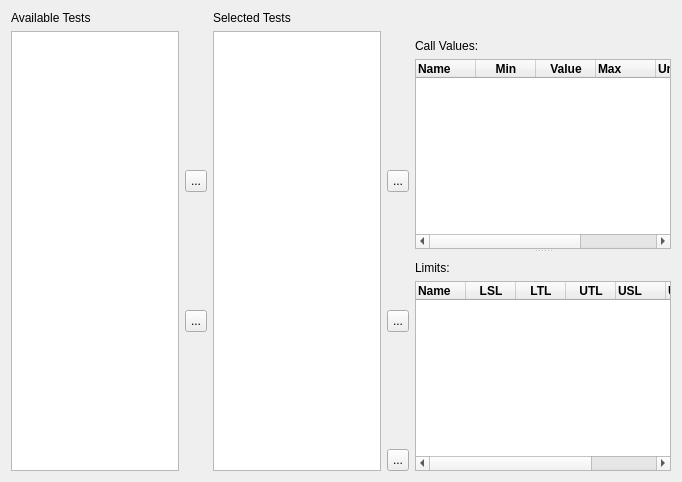
     <widget class="QWidget" name="testProgramTab">
      <attribute name="title">
       <string>Sequence</string>
      </attribute>
      <attribute name="toolTip">
       <string>Edit the test program propper</string>
      </attribute>
      <layout class="QGridLayout" name="gridLayout">
       <item row="0" column="1">
        <widget class="QLabel" name="availableLabel">
         <property name="text">
          <string>Available Tests</string>
         </property>
        </widget>
       </item>
       <item row="1" column="2">
        <layout class="QVBoxLayout" name="buttonsAddRemoveLayout">
         <item>
          <widget class="QLabel" name="label">
           <property name="sizePolicy">
            <sizepolicy hsizetype="Fixed" vsizetype="Fixed">
             <horstretch>0</horstretch>
             <verstretch>0</verstretch>
            </sizepolicy>
           </property>
           <property name="minimumSize">
            <size>
             <width>22</width>
             <height>22</height>
            </size>
           </property>
           <property name="maximumSize">
            <size>
             <width>22</width>
             <height>22</height>
            </size>
           </property>
           <property name="text">
            <string/>
           </property>
          </widget>
         </item>
         <item>
          <spacer name="verticalSpacer">
           <property name="orientation">
            <enum>Qt::Vertical</enum>
           </property>
           <property name="sizeHint" stdset="0">
            <size>
             <width>20</width>
             <height>40</height>
            </size>
           </property>
          </spacer>
         </item>
         <item>
          <widget class="QToolButton" name="testAdd">
           <property name="minimumSize">
            <size>
             <width>22</width>
             <height>22</height>
            </size>
           </property>
           <property name="maximumSize">
            <size>
             <width>22</width>
             <height>22</height>
            </size>
           </property>
           <property name="text">
            <string>...</string>
           </property>
          </widget>
         </item>
         <item>
          <spacer name="verticalSpacer_2">
           <property name="orientation">
            <enum>Qt::Vertical</enum>
           </property>
           <property name="sizeHint" stdset="0">
            <size>
             <width>20</width>
             <height>40</height>
            </size>
           </property>
          </spacer>
         </item>
         <item>
          <widget class="QToolButton" name="testRemove">
           <property name="minimumSize">
            <size>
             <width>22</width>
             <height>22</height>
            </size>
           </property>
           <property name="maximumSize">
            <size>
             <width>22</width>
             <height>22</height>
            </size>
           </property>
           <property name="text">
            <string>...</string>
           </property>
          </widget>
         </item>
         <item>
          <spacer name="verticalSpacer_3">
           <property name="orientation">
            <enum>Qt::Vertical</enum>
           </property>
           <property name="sizeHint" stdset="0">
            <size>
             <width>20</width>
             <height>40</height>
            </size>
           </property>
          </spacer>
         </item>
         <item>
          <widget class="QLabel" name="label_6">
           <property name="minimumSize">
            <size>
             <width>0</width>
             <height>22</height>
            </size>
           </property>
           <property name="maximumSize">
            <size>
             <width>22</width>
             <height>24</height>
            </size>
           </property>
           <property name="text">
            <string/>
           </property>
          </widget>
         </item>
        </layout>
       </item>
       <item row="1" column="4">
        <layout class="QVBoxLayout" name="buttonsUpDownExportLayout">
         <item>
          <widget class="QLabel" name="label_2">
           <property name="sizePolicy">
            <sizepolicy hsizetype="Fixed" vsizetype="Fixed">
             <horstretch>0</horstretch>
             <verstretch>0</verstretch>
            </sizepolicy>
           </property>
           <property name="minimumSize">
            <size>
             <width>22</width>
             <height>22</height>
            </size>
           </property>
           <property name="maximumSize">
            <size>
             <width>22</width>
             <height>22</height>
            </size>
           </property>
           <property name="text">
            <string/>
           </property>
          </widget>
         </item>
         <item>
          <spacer name="verticalSpacer_4">
           <property name="orientation">
            <enum>Qt::Vertical</enum>
           </property>
           <property name="sizeHint" stdset="0">
            <size>
             <width>20</width>
             <height>40</height>
            </size>
           </property>
          </spacer>
         </item>
         <item>
          <widget class="QToolButton" name="moveTestUp">
           <property name="minimumSize">
            <size>
             <width>22</width>
             <height>22</height>
            </size>
           </property>
           <property name="maximumSize">
            <size>
             <width>22</width>
             <height>22</height>
            </size>
           </property>
           <property name="text">
            <string>...</string>
           </property>
          </widget>
         </item>
         <item>
          <spacer name="verticalSpacer_5">
           <property name="orientation">
            <enum>Qt::Vertical</enum>
           </property>
           <property name="sizeHint" stdset="0">
            <size>
             <width>20</width>
             <height>40</height>
            </size>
           </property>
          </spacer>
         </item>
         <item>
          <widget class="QToolButton" name="moveTestDown">
           <property name="minimumSize">
            <size>
             <width>22</width>
             <height>22</height>
            </size>
           </property>
           <property name="maximumSize">
            <size>
             <width>22</width>
             <height>22</height>
            </size>
           </property>
           <property name="text">
            <string>...</string>
           </property>
          </widget>
         </item>
         <item>
          <spacer name="verticalSpacer_6">
           <property name="orientation">
            <enum>Qt::Vertical</enum>
           </property>
           <property name="sizeHint" stdset="0">
            <size>
             <width>20</width>
             <height>40</height>
            </size>
           </property>
          </spacer>
         </item>
         <item>
          <widget class="QToolButton" name="exportButton">
           <property name="minimumSize">
            <size>
             <width>22</width>
             <height>22</height>
            </size>
           </property>
           <property name="maximumSize">
            <size>
             <width>22</width>
             <height>22</height>
            </size>
           </property>
           <property name="text">
            <string>...</string>
           </property>
          </widget>
         </item>
        </layout>
       </item>
       <item row="1" column="3">
        <widget class="QListWidget" name="selectedTests">
         <property name="minimumSize">
          <size>
           <width>168</width>
           <height>0</height>
          </size>
         </property>
         <property name="maximumSize">
          <size>
           <width>165</width>
           <height>16777215</height>
          </size>
         </property>
         <property name="selectionMode">
          <enum>QAbstractItemView::ExtendedSelection</enum>
         </property>
        </widget>
       </item>
       <item row="0" column="3">
        <widget class="QLabel" name="selectedLabel">
         <property name="text">
          <string>Selected Tests</string>
         </property>
        </widget>
       </item>
       <item row="1" column="5">
        <widget class="QSplitter" name="testProgramLayout">
         <property name="orientation">
          <enum>Qt::Horizontal</enum>
         </property>
         <widget class="QSplitter" name="parametersLayout">
          <property name="orientation">
           <enum>Qt::Vertical</enum>
          </property>
          <widget class="QWidget" name="layoutWidget">
           <layout class="QVBoxLayout" name="inputParametersLayout">
            <item>
             <widget class="QLabel" name="parametersInputLabel">
              <property name="sizePolicy">
               <sizepolicy hsizetype="Preferred" vsizetype="Fixed">
                <horstretch>0</horstretch>
                <verstretch>0</verstretch>
               </sizepolicy>
              </property>
              <property name="minimumSize">
               <size>
                <width>0</width>
                <height>22</height>
               </size>
              </property>
              <property name="maximumSize">
               <size>
                <width>16777215</width>
                <height>22</height>
               </size>
              </property>
              <property name="text">
               <string>Call Values:</string>
              </property>
              <property name="alignment">
               <set>Qt::AlignBottom|Qt::AlignLeading|Qt::AlignLeft</set>
              </property>
             </widget>
            </item>
            <item>
             <widget class="QTableWidget" name="parametersInput">
              <property name="textElideMode">
               <enum>Qt::ElideMiddle</enum>
              </property>
              <attribute name="horizontalHeaderDefaultSectionSize">
               <number>60</number>
              </attribute>
              <column>
               <property name="text">
                <string>Name</string>
               </property>
               <property name="font">
                <font>
                 <weight>75</weight>
                 <bold>true</bold>
                </font>
               </property>
               <property name="textAlignment">
                <set>AlignLeading|AlignVCenter</set>
               </property>
              </column>
              <column>
               <property name="text">
                <string>Min</string>
               </property>
               <property name="font">
                <font>
                 <weight>75</weight>
                 <bold>true</bold>
                </font>
               </property>
              </column>
              <column>
               <property name="text">
                <string>Value</string>
               </property>
               <property name="font">
                <font>
                 <weight>75</weight>
                 <bold>true</bold>
                </font>
               </property>
              </column>
              <column>
               <property name="text">
                <string>Max</string>
               </property>
               <property name="toolTip">
                <string>Maximum Value</string>
               </property>
               <property name="font">
                <font>
                 <weight>75</weight>
                 <bold>true</bold>
                </font>
               </property>
               <property name="textAlignment">
                <set>AlignLeading|AlignVCenter</set>
               </property>
              </column>
              <column>
               <property name="text">
                <string>Unit</string>
               </property>
               <property name="font">
                <font>
                 <weight>75</weight>
                 <bold>true</bold>
                </font>
               </property>
               <property name="textAlignment">
                <set>AlignLeading|AlignVCenter</set>
               </property>
              </column>
              <column>
               <property name="text">
                <string>fmt</string>
               </property>
               <property name="font">
                <font>
                 <weight>75</weight>
                 <bold>true</bold>
                </font>
               </property>
              </column>
             </widget>
            </item>
           </layout>
          </widget>
          <widget class="QWidget" name="layoutWidget">
           <layout class="QVBoxLayout" name="outputParametersLayout">
            <item>
             <widget class="QLabel" name="parametersOutputLabel">
              <property name="sizePolicy">
               <sizepolicy hsizetype="Preferred" vsizetype="Fixed">
                <horstretch>0</horstretch>
                <verstretch>0</verstretch>
               </sizepolicy>
              </property>
              <property name="minimumSize">
               <size>
                <width>0</width>
                <height>22</height>
               </size>
              </property>
              <property name="maximumSize">
               <size>
                <width>16777215</width>
                <height>22</height>
               </size>
              </property>
              <property name="text">
               <string>Limits:</string>
              </property>
              <property name="alignment">
               <set>Qt::AlignBottom|Qt::AlignLeading|Qt::AlignLeft</set>
              </property>
             </widget>
            </item>
            <item>
             <widget class="QTableWidget" name="parametersOutput">
              <attribute name="horizontalHeaderDefaultSectionSize">
               <number>50</number>
              </attribute>
              <column>
               <property name="text">
                <string>Name</string>
               </property>
               <property name="font">
                <font>
                 <weight>75</weight>
                 <bold>true</bold>
                </font>
               </property>
               <property name="textAlignment">
                <set>AlignLeading|AlignVCenter</set>
               </property>
              </column>
              <column>
               <property name="text">
                <string>LSL</string>
               </property>
               <property name="font">
                <font>
                 <weight>75</weight>
                 <bold>true</bold>
                </font>
               </property>
              </column>
              <column>
               <property name="text">
                <string>LTL</string>
               </property>
               <property name="font">
                <font>
                 <weight>75</weight>
                 <bold>true</bold>
                </font>
               </property>
              </column>
              <column>
               <property name="text">
                <string>UTL</string>
               </property>
               <property name="font">
                <font>
                 <weight>75</weight>
                 <bold>true</bold>
                </font>
               </property>
              </column>
              <column>
               <property name="text">
                <string>USL</string>
               </property>
               <property name="toolTip">
                <string>Upper Spec Limit</string>
               </property>
               <property name="font">
                <font>
                 <weight>75</weight>
                 <bold>true</bold>
                </font>
               </property>
               <property name="textAlignment">
                <set>AlignLeading|AlignVCenter</set>
               </property>
              </column>
              <column>
               <property name="text">
                <string>Unit</string>
               </property>
               <property name="font">
                <font>
                 <weight>75</weight>
                 <bold>true</bold>
                </font>
               </property>
               <property name="textAlignment">
                <set>AlignLeading|AlignVCenter</set>
               </property>
              </column>
              <column>
               <property name="text">
                <string>fmt</string>
               </property>
               <property name="font">
                <font>
                 <weight>75</weight>
                 <bold>true</bold>
                </font>
               </property>
              </column>
             </widget>
            </item>
           </layout>
          </widget>
         </widget>
        </widget>
       </item>
       <item row="1" column="1">
        <widget class="QListWidget" name="availableTests">
         <property name="minimumSize">
          <size>
           <width>168</width>
           <height>0</height>
          </size>
         </property>
         <property name="maximumSize">
          <size>
           <width>165</width>
           <height>16777215</height>
          </size>
         </property>
         <property name="selectionMode">
          <enum>QAbstractItemView::ExtendedSelection</enum>
         </property>
        </widget>
       </item>
      </layout>
     </widget>
